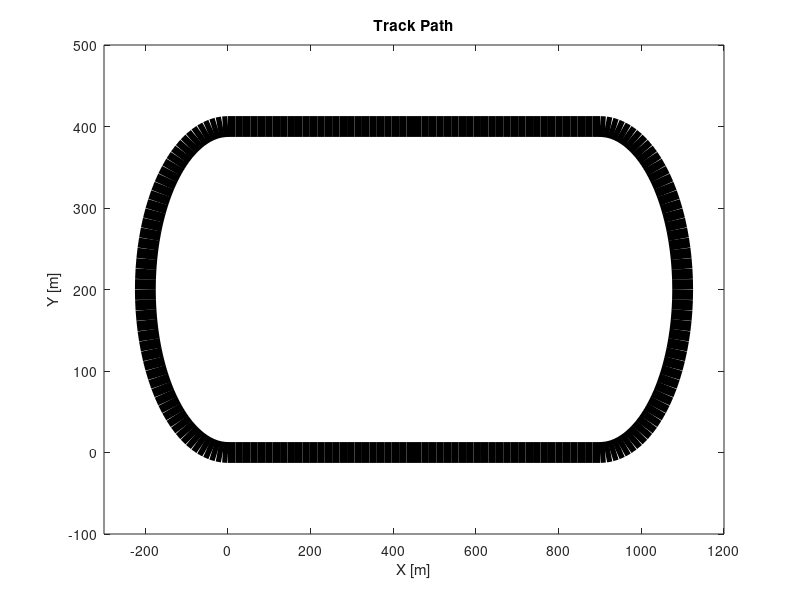

This figure's MATLAB source:
radius = 200; % Radius
straight_length = 900; % Length
width = 15; % Width

waypoints = 100;

% Circumference of semi circle
circum = pi * radius; % 628.3185

% Step distance for straights and curves based on waypoints
d_s_straight = straight_length / (waypoints / 2); % Divide by 2 since two straight sections
d_s_curve = circum / (waypoints / 2); % Divide by 2 since two curved sections

% Calculate angle increment for curved sections
delta_theta = pi / (waypoints / 2); % Divide by 2 since two curved sections

% Initialize arrays
x_waypoints = zeros(1, waypoints * 2);
y_waypoints = zeros(1, waypoints * 2);
theta1_change = [] % radians
theta2_change = [] % radians

distance_traveled = 0; % Initial point of [0, 0]
theta = 0; % Initial angle

for i = 1:(waypoints * 2)
    % Update x and y coordinates
    if distance_traveled < straight_length
        % First straight 
        x_waypoints(i) = distance_traveled;
        y_waypoints(i) = 0;
        distance_traveled = distance_traveled + d_s_straight;
        disp(['s=', num2str(distance_traveled), ' ds=', num2str(d_s_straight), ' str1'])
    elseif distance_traveled < straight_length + circum - 1
        % First curved
        x_waypoints(i) = straight_length + radius * sin(theta);
        y_waypoints(i) = radius - radius * cos(theta);
        theta1_change = ([theta1_change, theta]);
        theta = theta + delta_theta; % Update angle
        distance_traveled = distance_traveled + d_s_curve;
        disp(['s=', num2str(distance_traveled), ' ds=', num2str(d_s_curve), ' curve1*******'])
    elseif distance_traveled < 2 * straight_length + circum - 1
        % Second straight
        x_waypoints(i) = straight_length - (distance_traveled - (straight_length + circum));
        y_waypoints(i) = 2 * radius;
        distance_traveled = distance_traveled + d_s_straight;
        disp(['s=', num2str(distance_traveled), ' ds=', num2str(d_s_straight), ' str2------------------'])
    elseif distance_traveled < 2 * straight_length + 2 * circum
        % Second curved
        x_waypoints(i) = radius * sin(theta);
        y_waypoints(i) = radius - radius * cos(theta);
        theta2_change = ([theta1_change, theta]);
        theta = theta + delta_theta; % Update angle
        distance_traveled = distance_traveled + d_s_curve;
        disp(['s=', num2str(distance_traveled), ' ds=', num2str(d_s_curve), ' curve2/////////////'])
    end
end

% adds last part of the x and y coordinates to connect to the 
x_waypoints = [x_waypoints, 0]; 
y_waypoints = [y_waypoints, 0];

% adds the last part of the changes in thetas to the angles for each semi
% circle
% in radians
index1 = length(theta1_change);
theta1_change = [theta1_change, theta1_change(index1) + delta_theta];
index2 = length(theta2_change);
theta2_change = theta2_change(1:end-1);
theta2_change = [theta2_change, theta2_change(index2 - 1) + delta_theta];

% Plot
figure;
plot(x_waypoints, y_waypoints, 'k', 'LineWidth', width);
xlim([-300, 1200]);
ylim([-100, 500]);
xlabel('X [m]');
ylabel('Y [m]');
title('Track Path');
